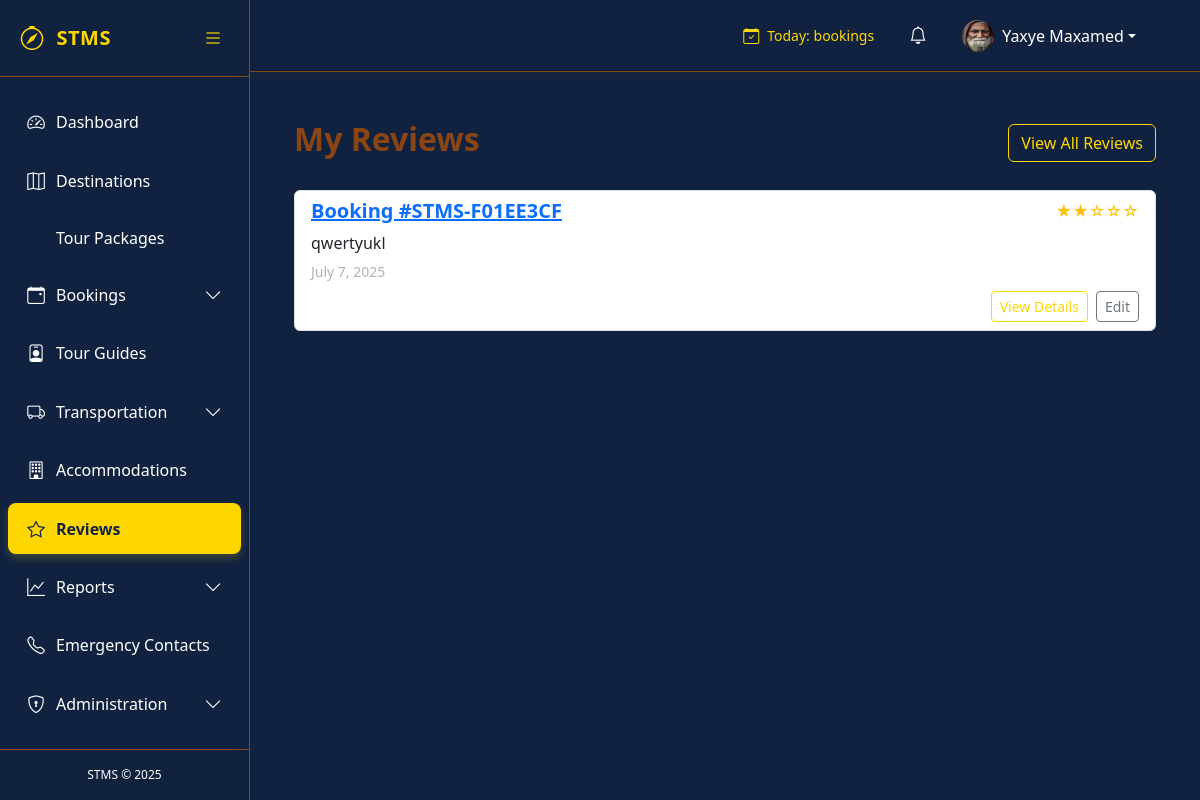
The page /my-reviews/ (signed in) on the database its author committed.
### accounts/models.py (models this page shows, shortened)
class CustomUser(AbstractUser):
    USER_TYPE_CHOICES = (
        ('TOURIST', 'Tourist'),
        ('GUIDE', 'Tour Guide'),
        ('ADMIN', 'System Admin'),
    )
    STATUS_CHOICES = (
        ('PENDING', 'Waiting to approve'),
        ('APPROVED', 'Accepted'),
        ('REJECTED', 'Rejected'),
    )
    user_type = models.CharField(max_length=10, choices=USER_TYPE_CHOICES, default='TOURIST')
    status = models.CharField(max_length=10, choices=STATUS_CHOICES, default='PENDING')
    phone_number = models.CharField(max_length=20, blank=True, null=True)
    profile_picture = models.ImageField(upload_to='profile_pics/', blank=True, null=True)
    date_of_birth = models.DateField(blank=True, null=True)
    nationality = models.CharField(max_length=100, blank=True, null=True)
    preferred_language = models.CharField(max_length=10, blank=True, null=True)
    last_password_change = models.DateTimeField(null=True, blank=True)
    last_logout = models.DateTimeField(null=True, blank=True)
    objects = CustomUserManager()

### tms/models.py (models this page shows, shortened)
class TimeStampedModel(models.Model):
    created_at = models.DateTimeField(auto_now_add=True)
    updated_at = models.DateTimeField(auto_now=True)
    class Meta:
        abstract = True

class Review(TimeStampedModel):
    RATING_CHOICES = [
        (1, '★☆☆☆☆ - Poor'),
        (2, '★★☆☆☆ - Fair'),
        (3, '★★★☆☆ - Good'),
        (4, '★★★★☆ - Very Good'),
        (5, '★★★★★ - Excellent'),
    ]
    booking = models.OneToOneField(Booking, on_delete=models.CASCADE, verbose_name=_("Booking"), related_name='review')
    reviewer = models.ForeignKey(User, on_delete=models.CASCADE, verbose_name=_("Reviewer"), related_name='reviews')
    rating = models.PositiveIntegerField(_("Rating"), choices=RATING_CHOICES)
    comment = models.TextField(_("Comment"))
    is_approved = models.BooleanField(_("Approved"), default=False)
    class Meta:
        verbose_name = _("Review")
        verbose_name_plural = _("Reviews")
        ordering = ['-created_at']
    def get_rating_stars(self):
        return '★' * self.rating + '☆' * (5 - self.rating)

class Booking(TimeStampedModel):
    BOOKING_STATUS = (
        ('PENDING', _('Pending')),
        ('CONFIRMED', _('Confirmed')),
        ('CANCELLED', _('Cancelled')),
        ('COMPLETED', _('Completed')),
    )
    customer = models.ForeignKey(User, on_delete=models.CASCADE, verbose_name=_("Customer"), related_name='bookings')
    tour_package = models.ForeignKey(
        TourPackage,
        on_delete=models.SET_NULL,
        null=True,
        blank=True,
        verbose_name=_("Tour Package")
    )
    accommodation = models.ForeignKey(
        Accommodation,
        on_delete=models.SET_NULL,
        null=True,
        blank=True,
        verbose_name=_("Accommodation")
    )
    vehicle = models.ForeignKey(
        Vehicle,
        on_delete=models.SET_NULL,
        null=True,
        blank=True,
        verbose_name=_("Vehicle")
    )
    guide = models.ForeignKey(
        TourGuide,
        on_delete=models.SET_NULL,
        null=True,
        blank=True,
        verbose_name=_("Guide")
    )
    start_date = models.DateField(_("Start Date"))
    end_date = models.DateField(_("End Date"))
    number_of_people = models.PositiveIntegerField(_("Number of People"), default=1)
    special_requests = models.TextField(_("Special Requests"), blank=True)
    status = models.CharField(
        _("Status"),
        max_length=20,
        choices=BOOKING_STATUS,
        default='PENDING'
    )
    total_amount = models.DecimalField(_("Total Amount"), max_digits=10, decimal_places=2, default=0)
    amount_paid = models.DecimalField(
        _("Amount Paid"),
        max_digits=10,
        decimal_places=2,
        default=0
    )
    booking_reference = models.CharField(
        _("Booking Reference"),
        max_length=20,
        unique=True
    )
    qr_code = models.ImageField(_("QR Code"), upload_to='qr_codes/', blank=True, null=True)
    class Meta:
        verbose_name = _("Booking")
        verbose_name_plural = _("Bookings")
        ordering = ['-created_at']
    def __str__(self):
        return f"Booking #{self.booking_reference}"

### tms/views.py (the view)
# urls.py: path('my-reviews/', views.UserReviewListView.as_view(), name='user-reviews'),
@method_decorator(login_required, name='dispatch')
class UserReviewListView(ListView):
    model = Review
    template_name = 'tms/reviews/user_reviews.html'
    context_object_name = 'reviews'
    paginate_by = 10
    def get_queryset(self):
        return Review.objects.filter(
            reviewer=self.request.user
        ).select_related('booking').order_by('-created_at')

### tms/templates/tms/reviews/user_reviews.html (shortened to what this page needs)
{% extends 'base.html' %}
{% load i18n %}
{% block content %}
<div class="container mt-4">
    <div class="d-flex justify-content-between align-items-center mb-4">
        <h2>{% trans "My Reviews" %}</h2>
        <a href="{% url 'review-list' %}" class="btn btn-outline-primary">
            {% trans "View All Reviews" %}
        </a>
    </div>
    {% if reviews %}
        <div class="list-group">
            {% for review in reviews %}
                <div class="list-group-item mb-3">
                    <div class="d-flex justify-content-between align-items-center mb-2">
                        <h5 class="mb-0">
                            <a href="{% url 'booking-detail' pk=review.booking.pk %}">
                                {{ review.booking }}
                            </a>
                        </h5>
                        <span class="text-warning">{{ review.get_rating_stars }}</span>
                    </div>
                    <div class="mb-2">
                        <p class="mb-1">{{ review.comment|truncatewords:50 }}</p>
                        <small class="text-muted">
                            {{ review.created_at|date:"F j, Y" }}
                        </small>
                    </div>
                    <div class="d-flex justify-content-end">
                        <a href="{% url 'review-detail' pk=review.pk %}" class="btn btn-sm btn-outline-primary me-2">
                            {% trans "View Details" %}
                        </a>
                        <a href="{% url 'review-update' pk=review.pk %}" class="btn btn-sm btn-outline-secondary">
                            {% trans "Edit" %}
                        </a>
                    </div>
                </div>
            {% endfor %}
        </div>
    {% else %}
        <div class="alert alert-info">
            {% trans "You haven't submitted any reviews yet." %}
        </div>
    {% endif %}
</div>
{% endblock %}

### tms/templates/base.html (shortened to what this page needs)
<!DOCTYPE html>
<html lang="en">
<head>
    <link rel="stylesheet" href="https://cdnjs.cloudflare.com/ajax/libs/font-awesome/6.0.0/css/all.min.css">
    <link rel="stylesheet" href="https://cdn.jsdelivr.net/npm/bootstrap-icons@1.8.0/font/bootstrap-icons.css">
    <link href="https://cdn.jsdelivr.net/npm/bootstrap@5.3.0/dist/css/bootstrap.min.css" rel="stylesheet">
    <link rel="stylesheet" href="https://cdnjs.cloudflare.com/ajax/libs/font-awesome/6.0.0/css/all.min.css">
    <link rel="stylesheet" href="https://cdn.jsdelivr.net/npm/bootstrap-icons@1.10.0/font/bootstrap-icons.css">
</head>
<body>
    <div class="d-flex">
        <div class="sidebar" id="sidebar">
            <div class="sidebar-header">
                <a href="{% url 'tms:dashboard' %}" class="sidebar-brand">
                    <i class="bi bi-compass sidebar-brand-icon"></i>
                    <span id="sidebar-title">STMS</span>
                </a>
                <button class="toggle-btn" id="toggle-sidebar">
                    <i class="bi bi-list"></i>
                </button>
            </div>
            <div class="px-2 py-3" style="height: calc(100% - 120px); overflow-y: auto;">
                <ul class="nav flex-column">
                    <li class="nav-item">
                        <a class="nav-link {% if request.resolver_match.url_name == 'dashboard' %}active{% endif %}"
                            href="{% url 'tms:dashboard' %}">
                            <i class="bi bi-speedometer2"></i>
                            <span class="nav-link-text ms-2">Dashboard</span>
                        </a>
                    </li>
                    <li class="nav-item">
                        <a class="nav-link {% if 'destination' in request.resolver_match.url_name %}active{% endif %}"
                            href="{% url 'tms:destination-list' %}">
                            <i class="bi bi-map"></i>
                            <span class="nav-link-text ms-2">Destinations</span>
                        </a>
                    </li>
                    <li class="nav-item">
                        <a class="nav-link {% if 'package' in request.resolver_match.url_name %}active{% endif %}"
                            href="{% url 'tms:package-list' %}">
                            <span class="nav-link-text ms-2">Tour Packages</span>
                        </a>
                    </li>
                    <li class="nav-item">
                        <a class="nav-link {% if 'booking' in request.resolver_match.url_name %}active{% endif %}"
                            data-bs-toggle="collapse" href="#bookingsCollapse">
                            <i class="bi bi-calendar-event"></i>
                            <span class="nav-link-text ms-2">Bookings</span>
                            <i class="bi bi-chevron-down collapse-icon ms-auto"></i>
                        </a>
                    </li>
                    <li class="nav-item">
                        <a class="nav-link {% if 'guide' in request.resolver_match.url_name %}active{% endif %}"
                            href="{% url 'tms:guide-list' %}">
                            <i class="bi bi-person-badge"></i>
                            <span class="nav-link-text ms-2">Tour Guides</span>
                        </a>
                    </li>
                    <li class="nav-item">
                        <a class="nav-link {% if 'vehicle' in request.resolver_match.url_name %}active{% endif %}"
                            data-bs-toggle="collapse" href="#transportCollapse">
                            <i class="bi bi-truck"></i>
                            <span class="nav-link-text ms-2">Transportation</span>
                            <i class="bi bi-chevron-down collapse-icon ms-auto"></i>
                        </a>
                    </li>
                    <li class="nav-item">
                        <a class="nav-link {% if 'accommodation' in request.resolver_match.url_name %}active{% endif %}"
                            href="{% url 'tms:accommodation-list' %}">
                            <i class="bi bi-building"></i>
                            <span class="nav-link-text ms-2">Accommodations</span>
                        </a>
                    </li>
                    <li class="nav-item">
                        <a class="nav-link {% if 'review' in request.resolver_match.url_name %}active{% endif %}"
                            href="{% url 'tms:review-list' %}">
                            <i class="bi bi-star"></i>
                            <span class="nav-link-text ms-2">Reviews</span>
                        </a>
                    </li>
                    <li class="nav-item">
                        <a class="nav-link {% if 'report' in request.resolver_match.url_name %}active{% endif %}"
                            data-bs-toggle="collapse" href="#reportsCollapse">
                            <i class="bi bi-graph-up"></i>
                            <span class="nav-link-text ms-2">Reports</span>
                            <i class="bi bi-chevron-down collapse-icon ms-auto"></i>
                        </a>
                                </li>
                            </ul>
                        </div>
                    <li class="nav-item">
                        <a class="nav-link {% if 'emergency' in request.resolver_match.url_name %}active{% endif %}"
                            href="{% url 'tms:emergency-list' %}">
                            <i class="bi bi-telephone"></i>
                            <span class="nav-link-text ms-2">Emergency Contacts</span>
                        </a>
                    </li>
                    {% if request.user.is_staff or request.user.user_type == 'MINISTRY' %}
                    <li class="nav-item">
                        <a class="nav-link {% if 'admin' in request.resolver_match.url_name %}active{% endif %}"
                            data-bs-toggle="collapse" href="#adminCollapse">
                            <i class="bi bi-shield-lock"></i>
                            <span class="nav-link-text ms-2">Administration</span>
                            <i class="bi bi-chevron-down collapse-icon ms-auto"></i>
                        </a>
                    </li>
                    {% endif %}
            </div>
            <div class="sidebar-footer">
                STMS &copy; {% now "Y" %}
            </div>
        </div>
        <div class="main-content flex-grow-1" id="main-content">
            <nav class="navbar navbar-expand-lg navbar-light border-bottom">
                <div class="container-fluid">
                    <div class="collapse navbar-collapse" id="navbarSupportedContent">
                        <ul class="navbar-nav ms-auto align-items-center">
                            <li class="nav-item me-4">
                                <div class="d-flex align-items-center" style="color: var(--accent-color);">
                                    <i class="bi bi-calendar-check me-2"></i>
                                    <small>Today: <strong>{{ today_bookings }}</strong> bookings</small>
                                </div>
                            </li>
                            <li class="nav-item dropdown me-3">
                                <a class="nav-link position-relative" href="#" id="notificationsDropdown" role="button"
                                    data-bs-toggle="dropdown">
                                    <i class="bi bi-bell"></i>
                                </a>
                            </li>
                            <li class="nav-item dropdown">
                                <a class="nav-link dropdown-toggle d-flex align-items-center" href="#" id="userDropdown"
                                    role="button" data-bs-toggle="dropdown">
                                    {% if request.user.profile_picture %}
                                    <img src="{{ request.user.profile_picture.url }}" class="rounded-circle me-2"
                                        width="32" height="32" alt="Profile">
                                    {% else %}
                                    <div class="avatar-placeholder rounded-circle bg-accent text-dark d-flex align-items-center justify-content-center me-2"
                                        style="width: 32px; height: 32px;">
                                        {{ request.user.first_name|first|upper }}{{ request.user.last_name|first|upper }}
                                    </div>
                                    {% endif %}
                                    <span class="d-none d-md-inline">{{ request.user.get_full_name }}</span>
                                </a>
                                    </li>
                                </ul>
                    </div>
                </div>
            </nav>
            <div class="container-fluid py-4">
                {% block content %}{% endblock %}
            </div>
        </div>
</body>
</html>

### rows shown on the page
CustomUser: user.profile_picture (picture), user.get_full_name "Yaxye Maxamed"
Review: booking "Booking #STMS-F01EE3CF", get_rating_stars "★★☆☆☆", comment "qwertyukl", created_at "July 7, 2025"
